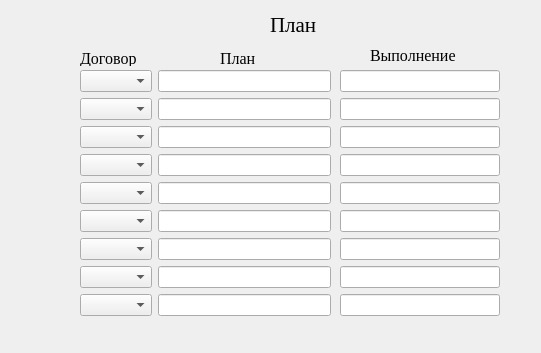
<?xml version="1.0" encoding="UTF-8"?>
<ui version="4.0">
 <class>Form</class>
 <widget class="QWidget" name="Form">
  <property name="geometry">
   <rect>
    <x>0</x>
    <y>0</y>
    <width>541</width>
    <height>353</height>
   </rect>
  </property>
  <property name="windowTitle">
   <string>Form</string>
  </property>
  <widget class="QWidget" name="formLayoutWidget">
   <property name="geometry">
    <rect>
     <x>80</x>
     <y>70</y>
     <width>251</width>
     <height>248</height>
    </rect>
   </property>
   <layout class="QFormLayout" name="formLayout">
    <item row="1" column="0">
     <widget class="QComboBox" name="cb_2"/>
    </item>
    <item row="2" column="0">
     <widget class="QComboBox" name="cb_3"/>
    </item>
    <item row="3" column="0">
     <widget class="QComboBox" name="cb_4"/>
    </item>
    <item row="4" column="0">
     <widget class="QComboBox" name="cb_5"/>
    </item>
    <item row="5" column="0">
     <widget class="QComboBox" name="cb_6"/>
    </item>
    <item row="6" column="0">
     <widget class="QComboBox" name="cb_7"/>
    </item>
    <item row="0" column="1">
     <widget class="QLineEdit" name="line_1">
      <property name="acceptDrops">
       <bool>true</bool>
      </property>
      <property name="frame">
       <bool>true</bool>
      </property>
     </widget>
    </item>
    <item row="1" column="1">
     <widget class="QLineEdit" name="line_2"/>
    </item>
    <item row="2" column="1">
     <widget class="QLineEdit" name="line_3"/>
    </item>
    <item row="3" column="1">
     <widget class="QLineEdit" name="line_4"/>
    </item>
    <item row="4" column="1">
     <widget class="QLineEdit" name="line_5"/>
    </item>
    <item row="5" column="1">
     <widget class="QLineEdit" name="line_6"/>
    </item>
    <item row="6" column="1">
     <widget class="QLineEdit" name="line_7"/>
    </item>
    <item row="0" column="0">
     <widget class="QComboBox" name="cb_1"/>
    </item>
    <item row="7" column="1">
     <widget class="QLineEdit" name="line_8"/>
    </item>
    <item row="7" column="0">
     <widget class="QComboBox" name="cb_8"/>
    </item>
    <item row="8" column="1">
     <widget class="QLineEdit" name="line_9"/>
    </item>
    <item row="8" column="0">
     <widget class="QComboBox" name="cb_9"/>
    </item>
   </layout>
  </widget>
  <widget class="QLabel" name="label">
   <property name="geometry">
    <rect>
     <x>270</x>
     <y>10</y>
     <width>61</width>
     <height>30</height>
    </rect>
   </property>
   <property name="font">
    <font>
     <family>Times New Roman</family>
     <pointsize>16</pointsize>
    </font>
   </property>
   <property name="text">
    <string>План</string>
   </property>
  </widget>
  <widget class="QLabel" name="label_2">
   <property name="geometry">
    <rect>
     <x>80</x>
     <y>50</y>
     <width>71</width>
     <height>16</height>
    </rect>
   </property>
   <property name="font">
    <font>
     <family>Times New Roman</family>
     <pointsize>12</pointsize>
    </font>
   </property>
   <property name="text">
    <string>Договор</string>
   </property>
  </widget>
  <widget class="QLabel" name="label_3">
   <property name="geometry">
    <rect>
     <x>220</x>
     <y>50</y>
     <width>49</width>
     <height>16</height>
    </rect>
   </property>
   <property name="font">
    <font>
     <family>Times New Roman</family>
     <pointsize>12</pointsize>
    </font>
   </property>
   <property name="text">
    <string>План</string>
   </property>
  </widget>
  <widget class="QWidget" name="verticalLayoutWidget">
   <property name="geometry">
    <rect>
     <x>340</x>
     <y>70</y>
     <width>160</width>
     <height>248</height>
    </rect>
   </property>
   <layout class="QVBoxLayout" name="verticalLayout">
    <item>
     <widget class="QLineEdit" name="report"/>
    </item>
    <item>
     <widget class="QLineEdit" name="report_2"/>
    </item>
    <item>
     <widget class="QLineEdit" name="report_3"/>
    </item>
    <item>
     <widget class="QLineEdit" name="report_4"/>
    </item>
    <item>
     <widget class="QLineEdit" name="report_5"/>
    </item>
    <item>
     <widget class="QLineEdit" name="report_6"/>
    </item>
    <item>
     <widget class="QLineEdit" name="report_7"/>
    </item>
    <item>
     <widget class="QLineEdit" name="report_8"/>
    </item>
    <item>
     <widget class="QLineEdit" name="report_9"/>
    </item>
   </layout>
  </widget>
  <widget class="QLabel" name="label_4">
   <property name="geometry">
    <rect>
     <x>370</x>
     <y>40</y>
     <width>100</width>
     <height>30</height>
    </rect>
   </property>
   <property name="font">
    <font>
     <family>Times New Roman</family>
     <pointsize>12</pointsize>
    </font>
   </property>
   <property name="text">
    <string>Выполнение</string>
   </property>
  </widget>
 </widget>
 <resources/>
 <connections/>
</ui>
